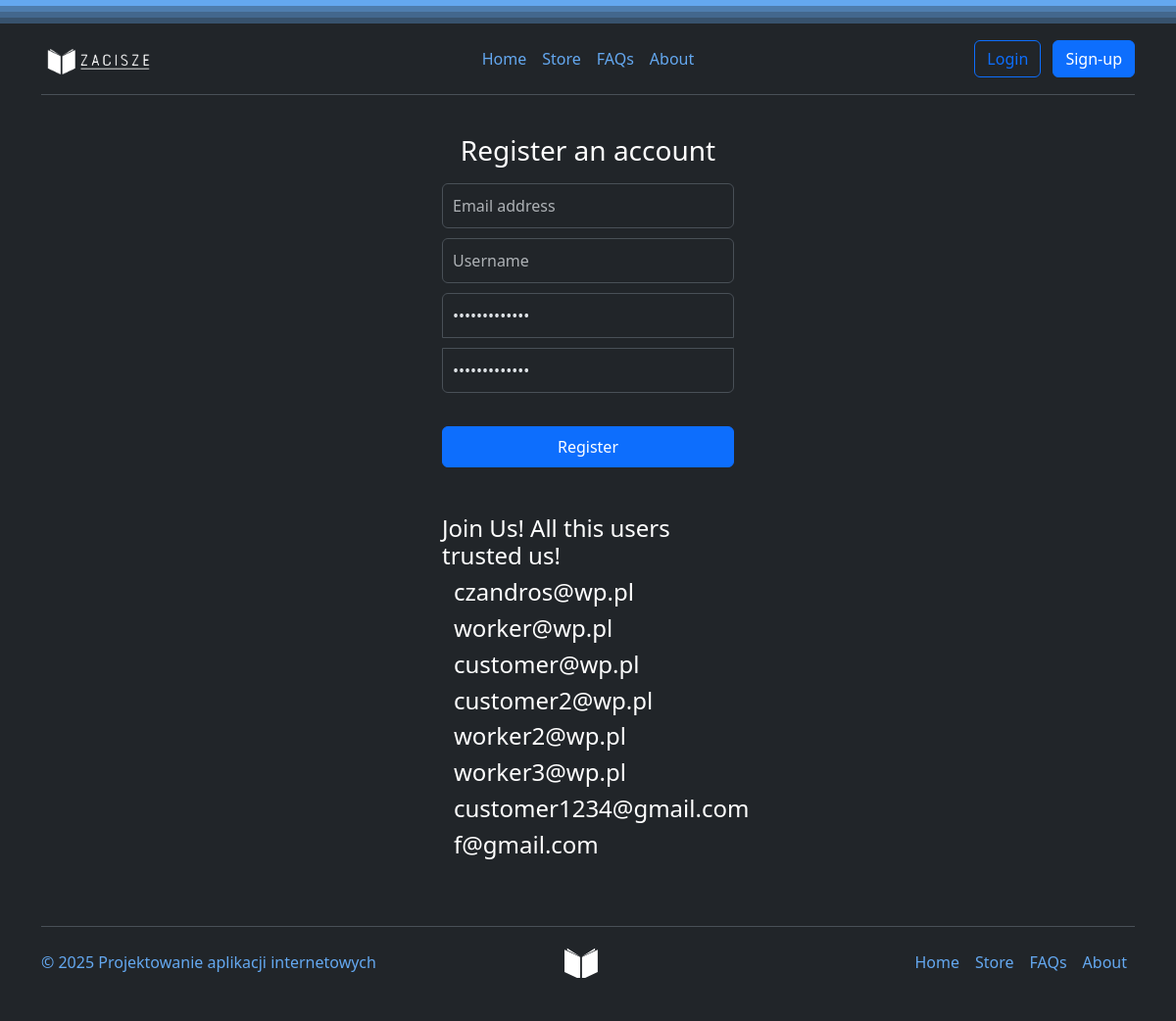
Page /register/ on the earlier database version.
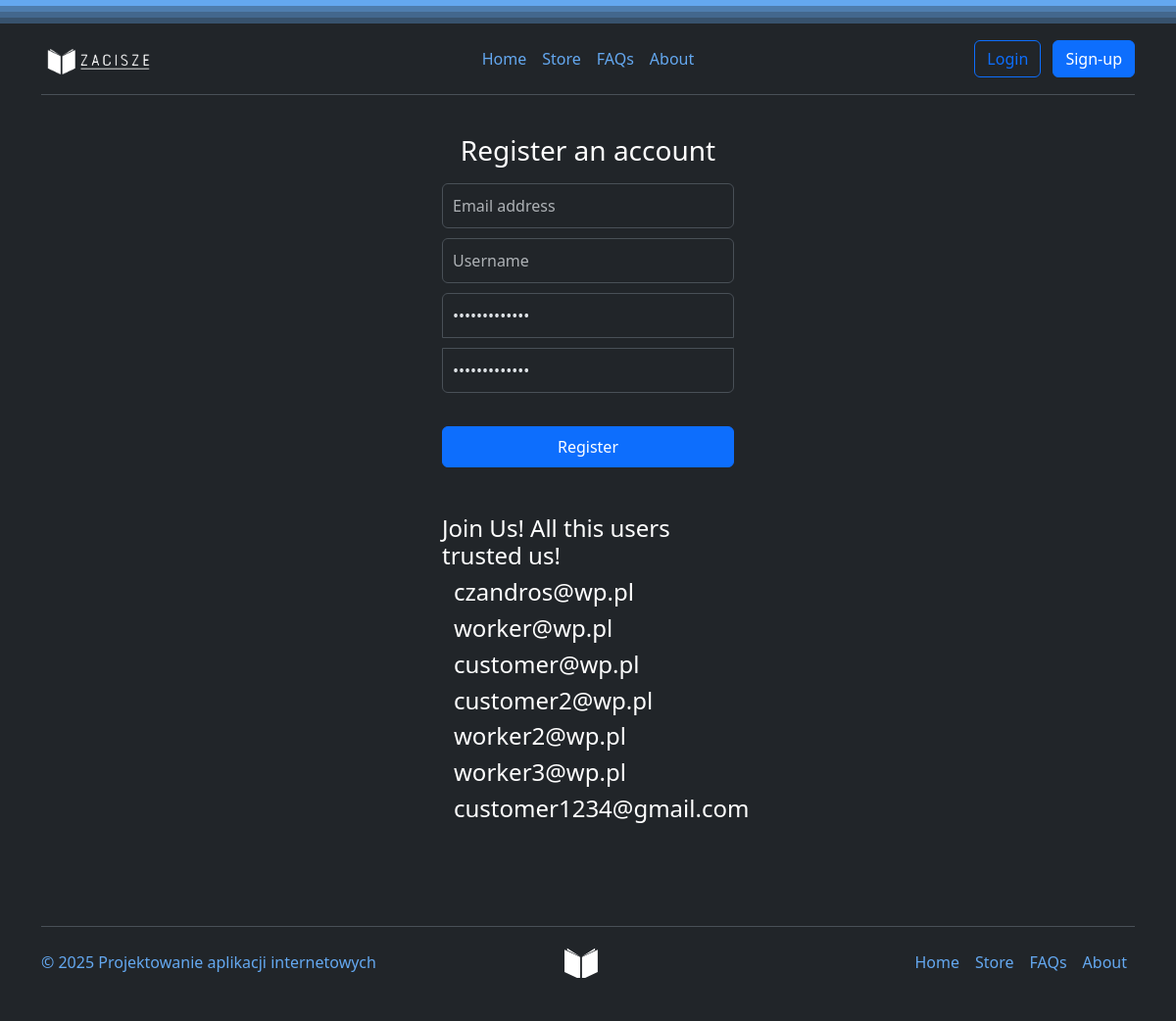
Same page on the later database version.
### account/models.py (models this page shows, shortened)
class Account(AbstractBaseUser):
    email                   = models.EmailField(verbose_name="email", max_length=60, unique=True)
    username                = models.CharField(max_length=30)
    date_joined             = models.DateTimeField(verbose_name='date joined', auto_now_add=True)
    last_login              = models.DateTimeField(verbose_name='last login', auto_now=True)
    is_admin                = models.BooleanField(default=False)
    is_active               = models.BooleanField(default=True)
    is_staff                = models.BooleanField(default=False)
    is_superuser            = models.BooleanField(default=False)
    USERNAME_FIELD = 'email'
    REQUIRED_FIELDS =['username']
    objects = MyAccountManager()
    def __str__(self):
        return self.email

### account/views.py (the view)
# urls.py: path('register/', registration_view, name='register'),
def registration_view(request):
    context = {}
    if request.POST:
        form = RegistrationForm(request.POST)
        if form.is_valid():
            form.save()
            email = form.cleaned_data.get('email')
            raw_password = form.cleaned_data.get('password1')
            account = authenticate(email=email, password=raw_password)
            login(request, account)
            print('User Registered!')
            create_cart(email)
            return redirect('home')
    else:
        form = RegistrationForm()
    context['debug_mode'] = settings.DEBUG
    context['registration_form'] = form
    context['registered_accounts'] = Account.objects.all()
    return render(request, 'account/register.html', context)

### account/forms.py
class RegistrationForm(UserCreationForm):
    email = forms.EmailField(max_length=60, help_text='Required. Add a valid email address')
    class Meta:
        model = Account
        fields = ('email', 'username', 'password1', 'password2')

### account/templates/account/register.html (shortened to what this page needs)
{% extends 'base.html' %}
{% block content %}
<div class="form-signin w-100 m-auto">
    <form class="form-singin" method="post"> {% csrf_token %}
        <h1 class="h3 mb-3 fw-normal">Register an account</h1>
        <input type="email" name="email" class="form-control" id="floatingInput" placeholder="Email address" required autofocus>
        <input type="text" name="username" class="form-control" id="floatingUsername" placeholder="Username" required>
        {% if debug_mode %}
        <input type="password" name="password1" class="form-control" id="floatingPassword1" value="Password1234!" placeholder="Password" required>
        <input type="password" name="password2" class="form-control" id="floatingPassword2" value="Password1234!" placeholder="Confirm Password" required>
        {% else %}
        <input type="password" name="password1" class="form-control" id="floatingPassword1" placeholder="Password" required>
        <input type="password" name="password2" class="form-control" id="floatingPassword2" placeholder="Confirm Password" required>
        {% endif %}
        <br/>
        <button class="btn btn-primary w-100 py-2" type="submit">Register</button>
    </form>
    <br/>
    <br/>
    {% if debug_mode %}
    <h4>Join Us! All this users trusted us!</h4>
    <div class="container">
        <div class="d-flex flex-column">
            {% for account in registered_accounts %}
                <h4>{{account}}</h4>
            {% endfor %}
        </div>
    </div>
    {% endif %}
</div>
{% endblock content %}

Differences in the rows shown:
removed Account: email "f@gmail.com"
